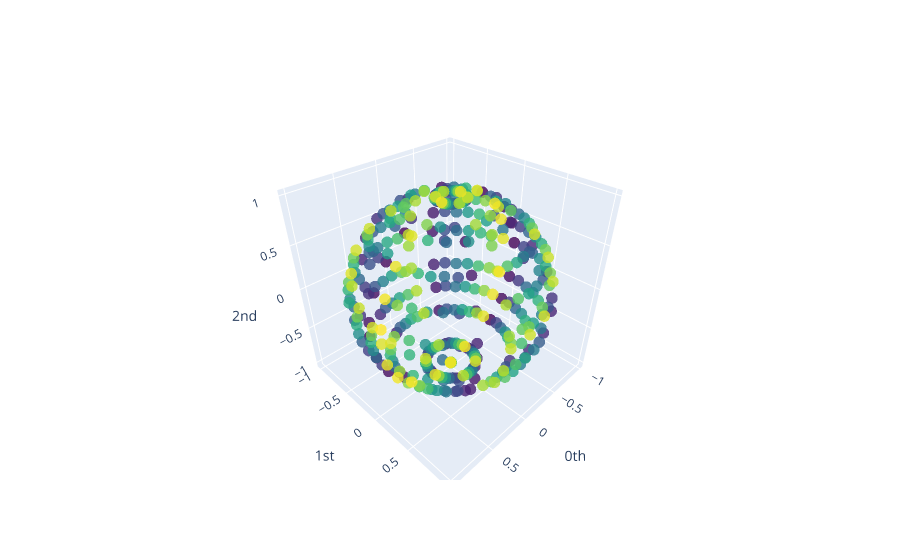

The code cell stored with this chart in its notebook:
### Code cell
# Representing the sphere in 3d with parametric equations
sphere = np.asarray([[np.cos(s)*np.cos(t),np.cos(s)*np.sin(t),np.sin(s)] for t in range(20) for s in range(20)])
plot_point_cloud(sphere)

### Figure 1 — Plotly figure (JSON) as saved in the notebook; plotly's stock layout.template omitted (floating-point values rounded to 4 significant figures; data arrays with more than 128 entries replaced by an {"elided": "..."} marker saying what was removed)
{"data": [{"marker": {"color": {"elided": "400 int values"}, "colorscale": [[0, "#440154"], [0.1111, "#482878"], [0.2222, "#3e4989"], [0.3333, "#31688e"], [0.4444, "#26828e"], [0.5556, "#1f9e89"], [0.6667, "#35b779"], [0.7778, "#6ece58"], [0.8889, "#b5de2b"], [1, "#fde725"]], "opacity": 0.8, "size": 4}, "mode": "markers", "type": "scatter3d", "x": {"elided": "400 float values"}, "y": {"elided": "400 float values"}, "z": {"elided": "400 float values"}}], "layout": {"scene": {"xaxis": {"exponentformat": "e", "showexponent": "all", "title": {"text": "0th"}, "type": "linear"}, "yaxis": {"exponentformat": "e", "showexponent": "all", "title": {"text": "1st"}, "type": "linear"}, "zaxis": {"exponentformat": "e", "showexponent": "all", "title": {"text": "2nd"}, "type": "linear"}}}}
